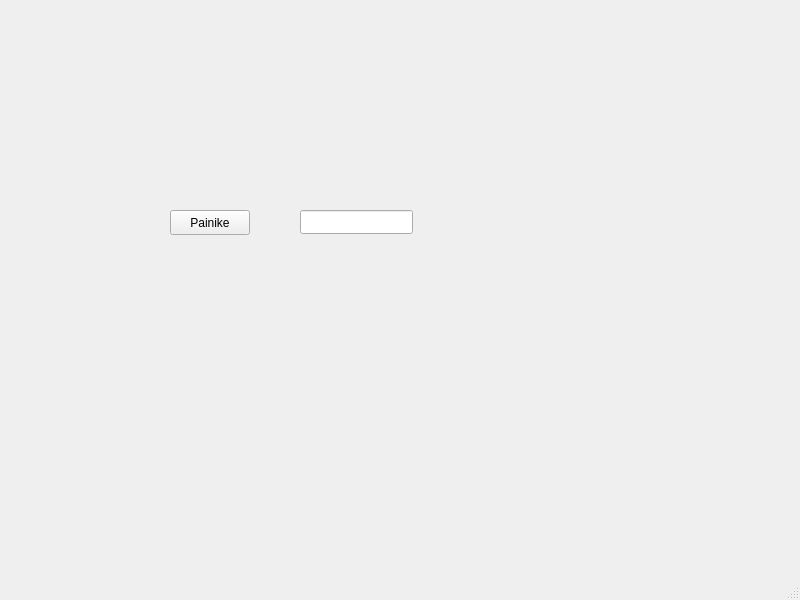
<?xml version="1.0" encoding="UTF-8"?>
<ui version="4.0">
 <class>MainWindow</class>
 <widget class="QMainWindow" name="MainWindow">
  <property name="geometry">
   <rect>
    <x>0</x>
    <y>0</y>
    <width>800</width>
    <height>600</height>
   </rect>
  </property>
  <property name="windowTitle">
   <string>MainWindow</string>
  </property>
  <widget class="QWidget" name="centralwidget">
   <widget class="QPushButton" name="button1">
    <property name="geometry">
     <rect>
      <x>170</x>
      <y>210</y>
      <width>80</width>
      <height>25</height>
     </rect>
    </property>
    <property name="text">
     <string>Painike</string>
    </property>
   </widget>
   <widget class="QLineEdit" name="laatikko1">
    <property name="geometry">
     <rect>
      <x>300</x>
      <y>210</y>
      <width>113</width>
      <height>24</height>
     </rect>
    </property>
   </widget>
  </widget>
  <widget class="QMenuBar" name="menubar">
   <property name="geometry">
    <rect>
     <x>0</x>
     <y>0</y>
     <width>800</width>
     <height>25</height>
    </rect>
   </property>
  </widget>
  <widget class="QStatusBar" name="statusbar"/>
 </widget>
 <resources/>
 <connections/>
</ui>
